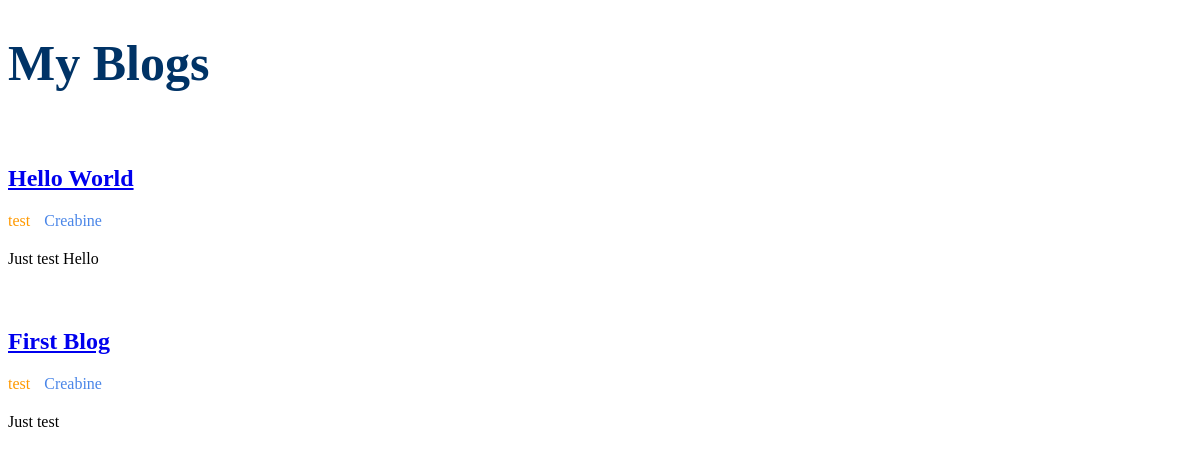
Before: / with the older database file.
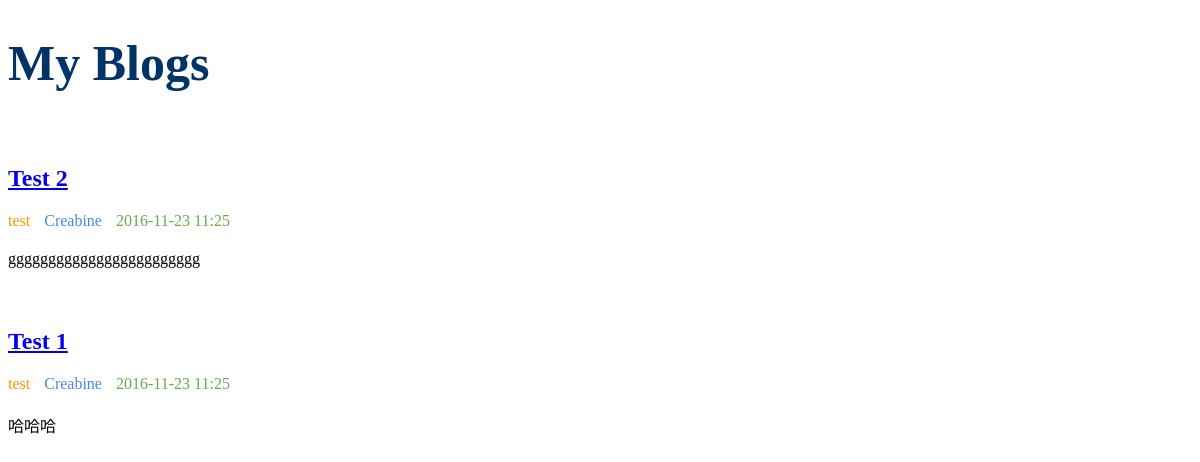
After: the same page with the newer database file.
### blog/models.py (models this page shows)
class Blog(models.Model):
    title = models.CharField('标题', max_length=32)
    author = models.CharField('作者', max_length=16)
    content = models.TextField('正文')
    created = models.DateTimeField('发布时间', auto_now_add=True)
    category = models.ForeignKey(Category, verbose_name='分类')
    tags = models.ManyToManyField(Tag, verbose_name='标签')

class Category(models.Model):
    name = models.CharField('名称', max_length=16)

### blog/views.py (the view)
# urls.py: url(r'^$', views.get_blogs, name='blog_get_blogs'),
def get_blogs(request):
    ctx = {
        'blogs': Blog.objects.all().order_by('-created')
    }
    return render(request,'blog-list.html',ctx)

### templates/blog-list.html (shortened to what this page needs)
<!DOCTYPE html>
<html lang="en">
<head>
    <link rel="stylesheet" type="text/css" href="/static/css/test.css"/>
</head>
<body>
<div class="header">
    <h1 id="testcss">My Blogs</h1>
</div>
{% for blog in blogs %}
    <div class="blog">
        <div class="title">
            <a href="{% url 'blog_get_detail' blog.id %}"><h2>{{ blog.title }}</h2></a>
        </div>
        <div class="info">
            <span class="category" style="color: #ff9900;">{{ blog.category.name }}</span>
            <span class="author" style="color: #4a86e8">{{ blog.author }}</span>
            <span class="created" style="color: #6aa84f">{{ blog.created|date:"Y-m-d H:i" }}</span>
        </div>
        <div class="summary">
            {{ blog.content|truncatewords:100 }}
        </div>
    </div>
{% endfor %}
</body>
</html>

### static/css/test.css (style rules this page uses)
#testcss { color: #003366; font-size: 50px; }

### templates/blog-list.html (style rules this page uses)
.blog { padding: 20px 0px; }
.blog .info span { padding-right: 10px; }
.blog .summary { padding-top: 20px; }

Changed rows visible on the page:
changed Blog: title "Hello World" → "Test 2"; created (not shown) → "2016-11-23 11:25"; content "Just test Hello" → "gggggggggggggggggggggggg"
changed Blog: title "First Blog" → "Test 1"; created (not shown) → "2016-11-23 11:25"; content "Just test" → "哈哈哈"
